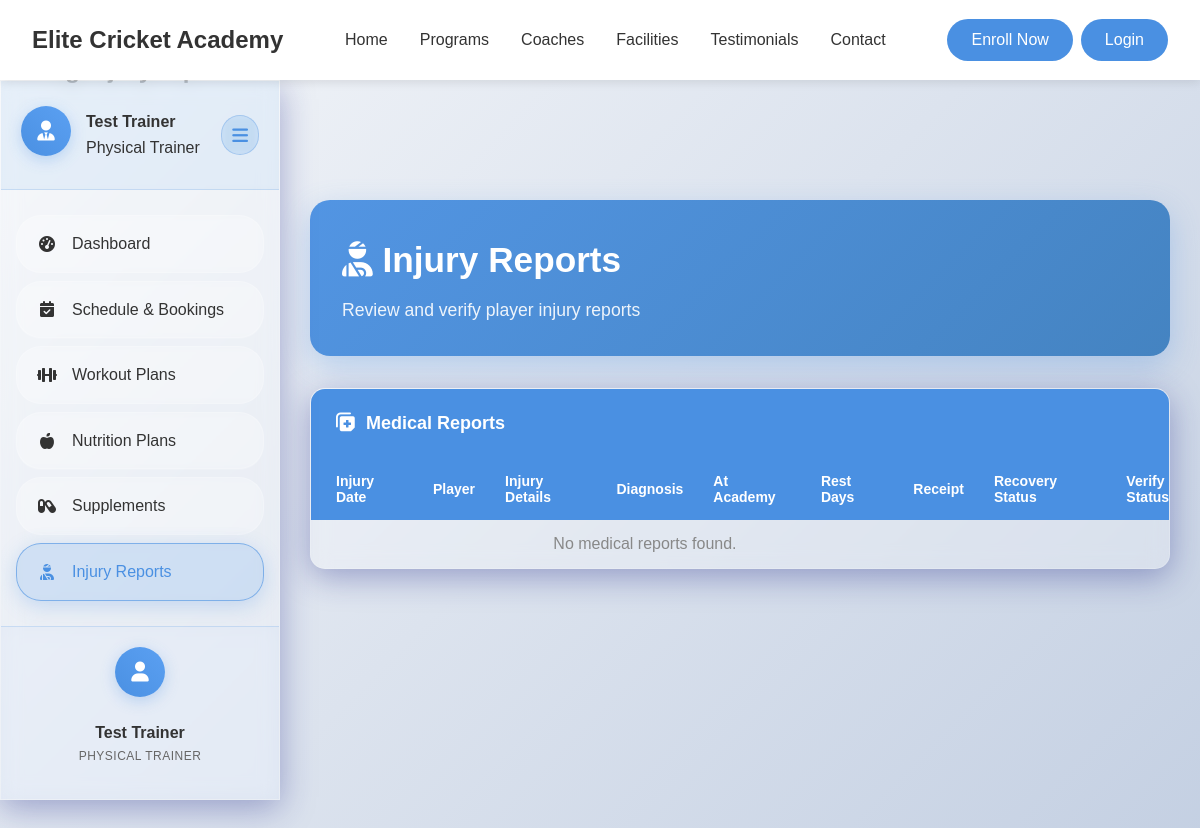
The page /public/direct_injury_test.php on the database as committed earlier.
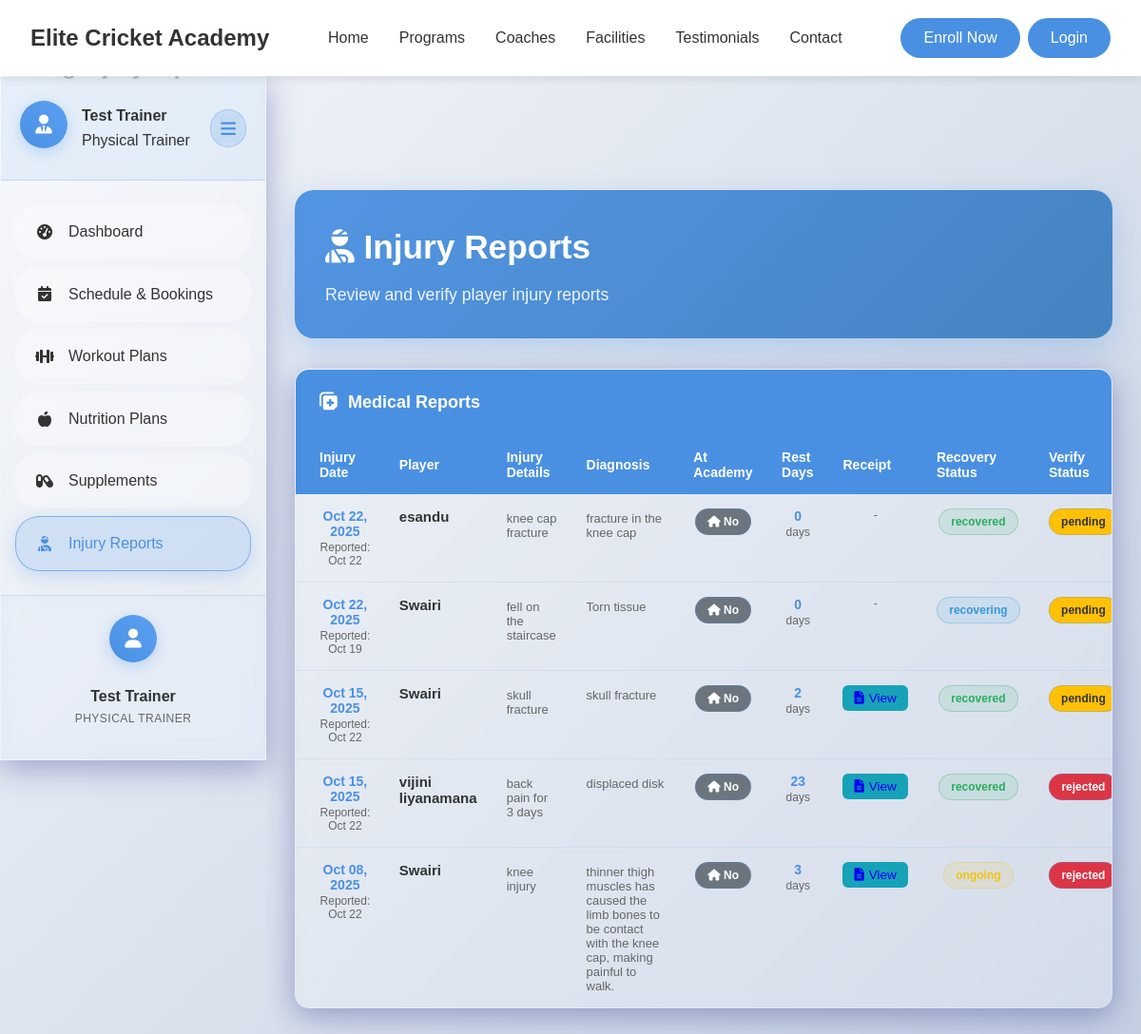
The same page on the database as committed later.
### tables this page shows
CREATE TABLE `playermedicalrecord` (
  `RecordID` int(11) NOT NULL,
  `PlayerID` int(11) NOT NULL,
  `InjuryDetails` text DEFAULT NULL,
  `Diagnosis` text DEFAULT NULL,
  `TreatmentGiven` text DEFAULT NULL,
  `RecoveryStatus` enum('recovering','recovered','chronic','ongoing') DEFAULT 'ongoing',
  `InjuryDate` date NOT NULL,
  `HappenedAtAcademy` enum('yes','no') DEFAULT 'no' COMMENT 'Did the injury occur at the academy?',
  `RestDaysNeeded` int(11) DEFAULT 0 COMMENT 'Estimated rest days required for recovery',
  `DiagnosisReceiptURL` varchar(255) DEFAULT NULL COMMENT 'Path or URL of uploaded diagnosis receipt image/file',
  `ReportedDate` date NOT NULL,
  `ReportedBy` int(11) DEFAULT NULL COMMENT 'Doctor, trainer, or player who reported',
  `verifyStatus` enum('pending','approved','rejected') DEFAULT 'pending'
);

CREATE TABLE `user` (
  `UserID` int(11) NOT NULL,
  `Name` varchar(255) NOT NULL,
  `DateOfBirth` date NOT NULL,
  `PhoneNumber` varchar(20) DEFAULT NULL,
  `Email` varchar(255) NOT NULL,
  `Address` text DEFAULT NULL,
  `School` varchar(255) DEFAULT NULL COMMENT 'School or educational institution',
  `Role` enum('Admin','ShopEmployee','Coach','Trainer','Player') NOT NULL,
  `Username` varchar(100) NOT NULL,
  `PasswordHash` varchar(255) NOT NULL,
  `DateJoined` datetime DEFAULT current_timestamp(),
  `Status` enum('active','inactive') DEFAULT 'active',
  `RequiresPasswordChange` tinyint(1) DEFAULT 0 COMMENT 'Force password change on first login',
  `PasswordChangeDeadline` datetime DEFAULT NULL COMMENT 'Deadline for mandatory password change',
  `LastLoginAt` datetime DEFAULT NULL COMMENT 'Track last successful login',
  `LoginAttempts` int(11) DEFAULT 0 COMMENT 'Failed login attempts counter',
  `AccountLockedUntil` datetime DEFAULT NULL COMMENT 'Account lock expiry time',
  `CreatedBy` int(11) DEFAULT NULL COMMENT 'Admin who created this user',
  `Notes` text DEFAULT NULL COMMENT 'Admin notes about the user',
  `ProfileImage` varchar(255) DEFAULT NULL COMMENT 'Relative path to user profile image (e.g., uploads/profile_images/profile_1_123456789.jpg)'
);

### app/controllers/Trainer.php (called while the page is built, shortened)
<?php
class Trainer extends Controller {
    public function injuryReports() {
        $medicalModel = $this->model('M_Medical');
        $medicalRecords = $medicalModel->getAllMedicalRecords();
        $data = [
            'title' => 'Injury Reports - All Players',
            'medical_records' => $medicalRecords
        ];
        $this->view('trainer/injury-reports', $data);
    }
}

### app/libraries/Database.php (called while the page is built, shortened)
<?php
    class Database {
        private $host = DB_HOST;
        private $user = DB_USER;
        private $password = DB_PASS;
        private $dbname = DB_NAME;
        private $dbh;
        private $statement;
        public function __construct() {
            $dsn = "mysql:host=". $this->host .";dbname=". $this->dbname;
            $options = array(
                PDO::ATTR_PERSISTENT => true,
                PDO::ATTR_ERRMODE => PDO::ERRMODE_EXCEPTION
            );
            try {
                $this->dbh = new PDO($dsn, $this->user, $this->password, $options);
                $this->dbh->setAttribute(PDO::ATTR_CASE, PDO::CASE_NATURAL);
                $this->dbh->setAttribute(PDO::ATTR_ERRMODE, PDO::ERRMODE_EXCEPTION);
                $this->dbh->setAttribute(PDO::ATTR_DEFAULT_FETCH_MODE, PDO::FETCH_OBJ);
            } catch (PDOException $e) {
                $this->error = $e->getMessage();
                echo "Connection failed: " . $this->error;
            }
        }
        public function query($sql) {
            $this->statement = $this->dbh->prepare($sql);
    }
        public function execute() {
            try {
                return $this->statement->execute();
            } catch (PDOException $e) {
                error_log("Database execution error: " . $e->getMessage());
                error_log("SQL Error Info: " . print_r($this->statement->errorInfo(), true));
                return false;
            }
        }
        public function resultSet() {
            $this->execute();
            return $this->statement->fetchAll(PDO::FETCH_OBJ);
        }
    }
?>

### app/models/M_Medical.php (called while the page is built, shortened)
<?php
class M_Medical {
    private $db;
    public function __construct() {
        $this->db = new Database;
    }
    public function getAllMedicalRecords() {
        $this->db->query('SELECT
            pmr.*,
            u.name as reported_by_name,
            u.role as reported_by_role,
            p.name as player_name,
            p.UserID as player_user_id
            FROM PlayerMedicalRecord pmr
            LEFT JOIN User u ON pmr.ReportedBy = u.UserID
            LEFT JOIN User p ON pmr.PlayerID = p.UserID
            ORDER BY pmr.InjuryDate DESC, pmr.ReportedDate DESC');
        return $this->db->resultSet();
    }
}
?>

### app/views/trainer/injury-reports.php (the view, shortened to what the rows shown need)
<?php require_once APPROOT . '/views/inc/components/header.php'; ?>
<link rel="stylesheet" href="<?php echo URLROOT; ?>/css/trainer/dashboard.css?v=<?php echo time(); ?>">
<link rel="stylesheet" href="<?php echo URLROOT; ?>/css/trainer/injury-reports.css?v=<?php echo time(); ?>">
<div class="trainer-layout">
    <div class="main-content" id="mainContent">
        <div class="dashboard-header">
            <div class="header-content">
                <div class="header-text">
                    <h1><i class="fas fa-user-injured"></i> Injury Reports</h1>
                </div>
            </div>
        </div>
        <div class="schedule-card">
            <div class="card-header">
                <div class="header-content">
                    <h2><i class="fas fa-notes-medical"></i> Medical Reports</h2>
                </div>
            </div>
            <div class="card-content">
                <table class="dashboard-table" id="medicalReportsTable">
                    <thead>
                        <tr>
                            <th>Injury Date</th>
                            <th>Player</th>
                            <th>Injury Details</th>
                            <th>Diagnosis</th>
                            <th>At Academy</th>
                            <th>Rest Days</th>
                            <th>Receipt</th>
                            <th>Recovery Status</th>
                            <th>Verify Status</th>
                        </tr>
                    </thead>
                    <tbody>
                        <?php if (!empty($data['medical_records'])): ?>
                            <?php foreach ($data['medical_records'] as $record): ?>
                                <tr data-record-id="<?php echo $record->RecordID; ?>">
                                    <td style="text-align: center;">
                                        <div class="table-cell-primary">
                                            <?php echo date('M d, Y', strtotime($record->InjuryDate)); ?>
                                        </div>
                                        <div class="table-cell-secondary">Reported: <?php echo date('M d', strtotime($record->ReportedDate)); ?></div>
                                    </td>
                                    <td>
                                        <div class="table-cell-title">
                                            <?php echo htmlspecialchars($record->player_name ?? 'Unknown'); ?>
                                        </div>
                                    </td>
                                    <td>
                                        <div class="table-cell-details">
                                            <?php echo htmlspecialchars($record->InjuryDetails); ?>
                                        </div>
                                    </td>
                                    <td>
                                        <div class="table-cell-details">
                                            <?php echo htmlspecialchars($record->Diagnosis); ?>
                                        </div>
                                    </td>
                                    <td style="text-align: center;">
                                        <?php if ($record->HappenedAtAcademy == 'yes'): ?>
                                            <span class="table-badge" style="background-color: #ffc107; color: #333;">
                                                <i class="fas fa-school"></i> Yes
                                            </span>
                                        <?php else: ?>
                                            <span class="table-badge" style="background-color: #6c757d; color: white;">
                                                <i class="fas fa-home"></i> No
                                            </span>
                                        <?php endif; ?>
                                    </td>
                                    <td style="text-align: center;">
                                        <div class="table-cell-primary"><?php echo intval($record->RestDaysNeeded); ?></div>
                                        <div class="table-cell-secondary">days</div>
                                    </td>
                                    <td style="text-align: center;">
                                        <?php if (!empty($record->DiagnosisReceiptURL)): ?>
                                            <?php
                                                $receiptPath = str_replace('public/', '', $record->DiagnosisReceiptURL);
                                            ?>
                                            <a href="<?php echo URLROOT . '/' . $receiptPath; ?>" target="_blank" class="btn-sm" style="background: #17a2b8;">
                                                <i class="fas fa-file-alt"></i> View
                                            </a>
                                        <?php else: ?>
                                            <span class="table-cell-secondary">-</span>
                                        <?php endif; ?>
                                    </td>
                                    <td style="text-align: center;">
                                        <span class="table-badge status-<?php echo strtolower($record->RecoveryStatus); ?>">
                                            <?php echo htmlspecialchars($record->RecoveryStatus); ?>
                                        </span>
                                    </td>
                                    <td style="text-align: center;">
                                        <span class="table-badge verify-status-<?php echo strtolower($record->verifyStatus); ?>">
                                            <?php echo htmlspecialchars($record->verifyStatus); ?>
                                        </span>
                                    </td>
                                </tr>
                            <?php endforeach; ?>
                        <?php else: ?>
                            <tr>
                                <td colspan="7" style="text-align:center; color:#888;">No medical reports found.</td>
                            </tr>
                        <?php endif; ?>
                    </tbody>
                </table>
            </div>
        </div>
    </div>
</div>
</body>
</html>

Rows that differ between the two databases and show on the page:
added playermedicalrecord: InjuryDate "Oct 22, 2025", ReportedDate "Oct 22", ReportedBy.Name "esandu", InjuryDetails "knee cap fracture", Diagnosis "fracture in the knee cap", HappenedAtAcademy "no" (drawn), RestDaysNeeded "0", RecoveryStatus "recovered", verifyStatus "pending"
added playermedicalrecord: InjuryDate "Oct 22, 2025", ReportedDate "Oct 19", ReportedBy.Name "Swairi", InjuryDetails "fell on the staircase", Diagnosis "Torn tissue", HappenedAtAcademy "no" (drawn), RestDaysNeeded "0", RecoveryStatus "recovering", verifyStatus "pending"
added playermedicalrecord: InjuryDate "Oct 15, 2025", ReportedDate "Oct 22", ReportedBy.Name "Swairi", InjuryDetails "skull fracture", Diagnosis "skull fracture", HappenedAtAcademy "no" (drawn), RestDaysNeeded "2", RecoveryStatus "recovered", verifyStatus "pending"
added playermedicalrecord: InjuryDate "Oct 15, 2025", ReportedDate "Oct 22", ReportedBy.Name "vijini liyanamana", InjuryDetails "back pain for 3 days", Diagnosis "displaced disk", HappenedAtAcademy "no" (drawn), RestDaysNeeded "23", RecoveryStatus "recovered", verifyStatus "rejected"
added playermedicalrecord: InjuryDate "Oct 08, 2025", ReportedDate "Oct 22", ReportedBy.Name "Swairi", InjuryDetails "knee injury", Diagnosis "thinner thigh muscles has caused the limb bones to be contact with the knee cap, making painful to walk.", HappenedAtAcademy "no" (drawn), RestDaysNeeded "3", RecoveryStatus "ongoing", verifyStatus "rejected"
Other text that changed with them:
text no longer shown: "No medical reports found."
